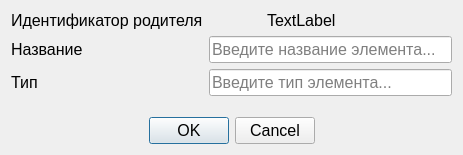
<?xml version="1.0" encoding="UTF-8"?>
<ui version="4.0">
 <class>NewArhitectElementDialog</class>
 <widget class="QDialog" name="NewArhitectElementDialog">
  <property name="geometry">
   <rect>
    <x>0</x>
    <y>0</y>
    <width>463</width>
    <height>155</height>
   </rect>
  </property>
  <property name="font">
   <font>
    <pointsize>12</pointsize>
   </font>
  </property>
  <property name="windowTitle">
   <string>Добавить новый элемент </string>
  </property>
  <property name="windowIcon">
   <iconset resource="../../../../klever/core/frameWork/resources/framework_resources.qrc">
    <normaloff>:/images/raznoe31/raznoe31/48x48/112.png</normaloff>:/images/raznoe31/raznoe31/48x48/112.png</iconset>
  </property>
  <layout class="QGridLayout" name="gridLayout">
   <item row="2" column="1" colspan="4">
    <widget class="QLineEdit" name="typeEdit">
     <property name="toolTip">
      <string>Введите название элемента. Н-р компонент, система, модуль...</string>
     </property>
     <property name="placeholderText">
      <string>Введите тип элемента...</string>
     </property>
    </widget>
   </item>
   <item row="1" column="1" colspan="4">
    <widget class="QLineEdit" name="nameEdit">
     <property name="toolTip">
      <string>Введите название элемента...</string>
     </property>
     <property name="placeholderText">
      <string>Введите название элемента...</string>
     </property>
    </widget>
   </item>
   <item row="1" column="0">
    <widget class="QLabel" name="label_2">
     <property name="text">
      <string>Название</string>
     </property>
    </widget>
   </item>
   <item row="2" column="0">
    <widget class="QLabel" name="label">
     <property name="text">
      <string>Тип</string>
     </property>
    </widget>
   </item>
   <item row="3" column="1">
    <spacer name="verticalSpacer">
     <property name="orientation">
      <enum>Qt::Vertical</enum>
     </property>
     <property name="sizeHint" stdset="0">
      <size>
       <width>20</width>
       <height>40</height>
      </size>
     </property>
    </spacer>
   </item>
   <item row="0" column="2">
    <widget class="QLabel" name="parentIdLabel">
     <property name="text">
      <string>TextLabel</string>
     </property>
    </widget>
   </item>
   <item row="0" column="0">
    <widget class="QLabel" name="label_3">
     <property name="text">
      <string>Идентификатор родителя</string>
     </property>
    </widget>
   </item>
   <item row="4" column="0" colspan="5">
    <widget class="QDialogButtonBox" name="buttonBox">
     <property name="orientation">
      <enum>Qt::Horizontal</enum>
     </property>
     <property name="standardButtons">
      <set>QDialogButtonBox::Cancel|QDialogButtonBox::Ok</set>
     </property>
     <property name="centerButtons">
      <bool>true</bool>
     </property>
    </widget>
   </item>
  </layout>
 </widget>
 <resources>
  <include location="../../../../klever/core/frameWork/resources/framework_resources.qrc"/>
 </resources>
 <connections>
  <connection>
   <sender>buttonBox</sender>
   <signal>accepted()</signal>
   <receiver>NewArhitectElementDialog</receiver>
   <slot>accept()</slot>
   <hints>
    <hint type="sourcelabel">
     <x>248</x>
     <y>254</y>
    </hint>
    <hint type="destinationlabel">
     <x>157</x>
     <y>274</y>
    </hint>
   </hints>
  </connection>
  <connection>
   <sender>buttonBox</sender>
   <signal>rejected()</signal>
   <receiver>NewArhitectElementDialog</receiver>
   <slot>reject()</slot>
   <hints>
    <hint type="sourcelabel">
     <x>316</x>
     <y>260</y>
    </hint>
    <hint type="destinationlabel">
     <x>286</x>
     <y>274</y>
    </hint>
   </hints>
  </connection>
 </connections>
</ui>
